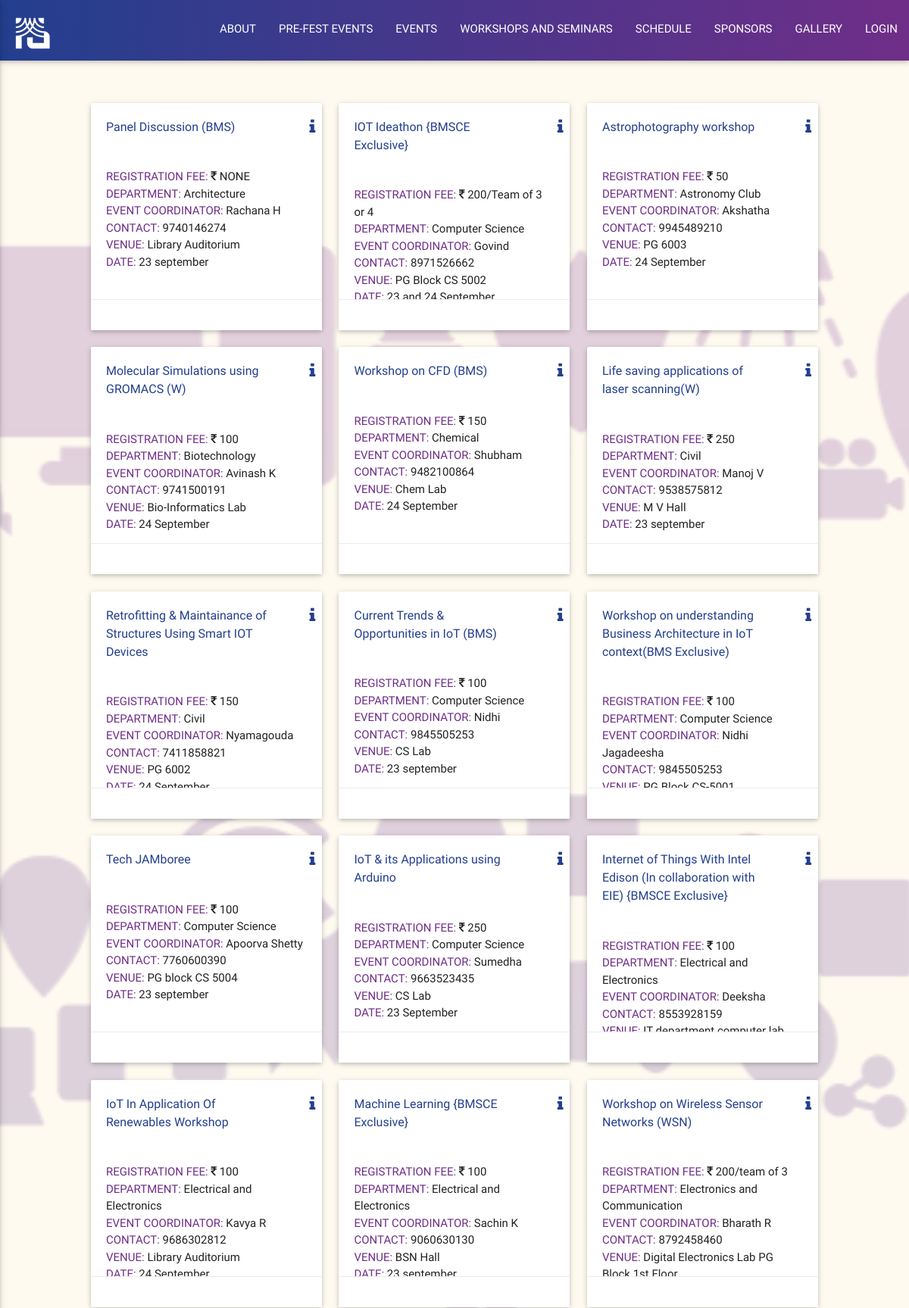
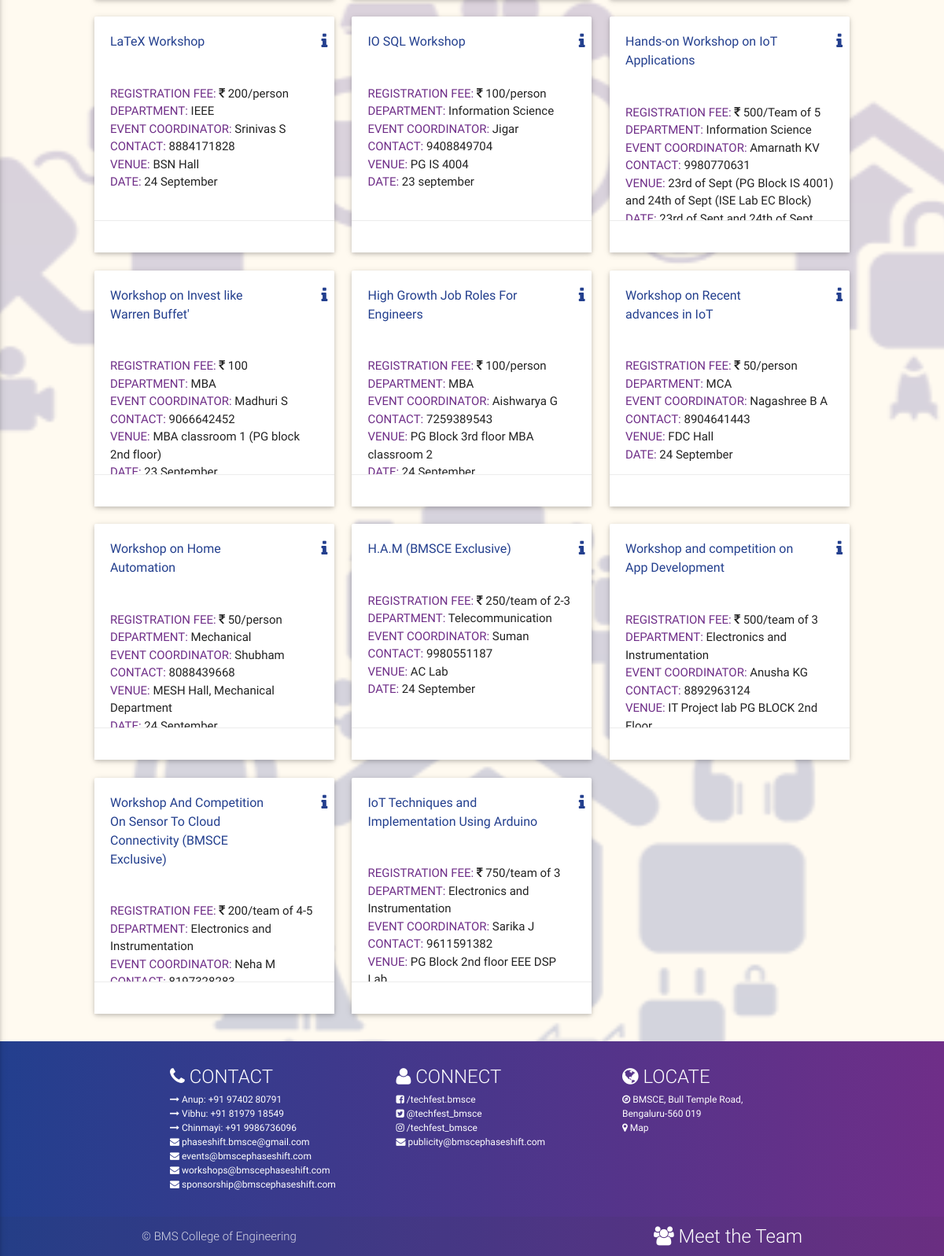
Screenshot of /workshops.php with the database file from the repository (2 pictures, top to bottom).
### tables this page shows
CREATE TABLE `events` (
  `ID` int(11) DEFAULT NULL,
  `EventName` varchar(255) NOT NULL,
  `RegFee` varchar(255) NOT NULL,
  `First` varchar(255) NOT NULL,
  `Second` varchar(255) NOT NULL,
  `Coordinator` varchar(255) NOT NULL,
  `Contact` varchar(255) NOT NULL,
  `Description` text NOT NULL,
  `Venue` varchar(255) NOT NULL,
  `Date` varchar(255) NOT NULL,
  `Type` varchar(255) NOT NULL,
  `Department` varchar(255) NOT NULL
);

### workshops.php (the view, shortened to what this page needs)
<?php
function eventDiv($event,$userEventsList)
{
$format = '<div class="col s12 m12 l4">
  <div class="card small sticky-action event-card">
    <div class="card-content">
      <div class="activator grey-text text-darken-4 row">
        <div class="col l10 m10 s10">
          <span class="event-head">'.$event[1].'</span>
        </div>
        <div class="event-info">
          <i class="fa fa-info right event-info-icon" aria-hidden="true"></i>
        </div>
      </div>
      <div class="row">
        <div class="col l12 m12 s12">
            <br>
            <span class="event-desc">REGISTRATION FEE:</span> <i class="fa fa-inr" aria-hidden="true"></i> '.$event[2].'<br>
            <span class="event-desc">DEPARTMENT:</span> '.$event[11].'<br>
            <span class="event-desc">EVENT COORDINATOR:</span> '.$event[5].'<br>
            <span class="event-desc">CONTACT:</span> '.$event[6].'<br>
            <span class="event-desc">VENUE:</span> '.$event[8].'<br>
            <span class="event-desc">DATE:</span> '.$event[9].'
        </div>
      </div>
    </div>
    <div class="card-action card-grad">';
    $format.='</div>
    <div class="card-reveal">
      <span class="card-title grey-text text-darken-4">RULES:<i class="fa fa-times right event-info-icon" aria-hidden="true"></i></span>
      <p>'.$event[7].'</p>';
      if ($event[3] != 'Nil') {
        $format .= '<span class="event-desc">FIRST PLACE:</span> <i class="fa fa-inr" aria-hidden="true"></i> '.$event[2].'<br>';
      }
      if ($event[4] != 'Nil') {
        $format .=  '<span class="event-desc">SECOND PLACE:</span> <i class="fa fa-inr" aria-hidden="true"></i> '.$event[3].'<br>';
      }
      $format .= '</div></div></div>';
      return $format;
}
 ?>
<!DOCTYPE html>
<html>
  <head>
    <link rel="stylesheet" href="./css/materialize.min.css">
    <link rel="stylesheet" href="./css/common.css">
    <link rel="stylesheet" href="./css/font-awesome.min.css" media="screen" title="no title" charset="utf-8">
  </head>
  <body>
    <?php include 'header.php'; ?>
    <div class="container pre-container">
      <div class="row row-cards">
        <?php
            $conn = new PDO("mysql:host=localhost;dbname=ps2016","bmscehosting","webAdminps2016");
            $conn->setAttribute(PDO::ATTR_ERRMODE,PDO::ERRMODE_EXCEPTION);
            $stmt = $conn->prepare('SELECT * FROM events WHERE Type = :Type ORDER BY id');
            $stmt->execute(array(
              'Type'   =>   'Seminar and Competition'
            ));
            $row = $stmt->fetchAll();
            $userEventsList=array();
            $userEventsList = array_values($userEventsList);
            foreach ($row as $event) {
              echo eventDiv($event,$userEventsList);
            }
            $stmt->execute(array(
              'Type'   =>   'Workshop'
            ));
            $row = $stmt->fetchAll();
            $userEventsList=array();
            $userEventsList = array_values($userEventsList);
            foreach ($row as $event) {
              echo eventDiv($event,$userEventsList);
            }
            $stmt->execute(array(
              'Type'   =>   'Seminar'
            ));
            $row = $stmt->fetchAll();
            $userEventsList=array();
            $userEventsList = array_values($userEventsList);
            foreach ($row as $event) {
              echo eventDiv($event,$userEventsList);
            }
         ?>
       </div>
    </div>
    <?php include 'footer.php'; ?>
  </body>
</html>

### header.php (shortened to what this page needs)
<div class="navbar-fixed nav-size ">
    <nav class="grad nav-size">
      <div class="nav-wrapper nav-container">
        <a href="./index.php" class="brand-logo ps-logo"></a>
        <ul class="right hide-on-med-and-down nav-list">
          <li><a href="about_us.php">ABOUT</a></li>
          <li><a href="pre_events.php">PRE-FEST EVENTS</a></li>
          <li><a href="events.php">EVENTS</a></li>
          <li><a href="workshops.php">WORKSHOPS AND SEMINARS</a></li>
          <li><a href="schedule.php">SCHEDULE</a></li>
          <li><a href="sponsors.php">SPONSORS</a></li>
          <li><a href="gallery.php">GALLERY</a></li>
          <?php
            if (isset($_SESSION['username'])) {
              echo '<li><a href="myAccount.php">MY ACCOUNT</a></li>';
            }else{
              echo '<li><a href="login.php">LOGIN</a></li>';
            }
           ?>
        </ul>
      </div>
    </nav>
</div>

### footer.php (shortened to what this page needs)
<footer class="page-footer grad" style="position:relative;">
       <div class="container footer-content">
         <div class="row">
           <div class="col s12 m12 l4">
             <h5 class="footer-heading"><i class="fa fa-phone" aria-hidden="true"></i> CONTACT</h5>
             <ul class="footer-list">
               <li><i class="fa fa-long-arrow-right" aria-hidden="true"></i> Anup: +91 97402 80791</li>
               <li><i class="fa fa-long-arrow-right" aria-hidden="true"></i> Vibhu: +91 81979 18549</li>
               <li><i class="fa fa-long-arrow-right" aria-hidden="true"></i> Chinmayi: +91 9986736096</li>
               <li><i class="fa fa-envelope" aria-hidden="true"></i> phaseshift.bmsce@gmail.com</li>
               <li><i class="fa fa-envelope" aria-hidden="true"></i> events@bmscephaseshift.com</li>
               <li><i class="fa fa-envelope" aria-hidden="true"></i> workshops@bmscephaseshift.com</li>
               <li><i class="fa fa-envelope" aria-hidden="true"></i> sponsorship@bmscephaseshift.com</li>
           </ul>
           </div>
           <div class="col s12 m12 l4">
             <h5 class="footer-heading"><i class="fa fa-user" aria-hidden="true"></i> CONNECT</h5>
             <ul class="footer-list connect">
               <li><a href="https://www.facebook.com/techfest.bmsce" target="_blank"><i class="fa fa-facebook-square" aria-hidden="true"></i> /techfest.bmsce</a></li>
               <li><a href="https://twitter.com/techfest_bmsce" target="_blank"><i class="fa fa-twitter-square" aria-hidden="true"></i> @techfest_bmsce</a></li>
               <li><a href="https://www.instagram.com/techfest_bmsce/" target="_blank"><i class="fa fa-instagram" aria-hidden="true"></i> /techfest_bmsce</a></li>
               <li><i class="fa fa-envelope" aria-hidden="true"></i> publicity@bmscephaseshift.com</li>
           </ul>
           </div>
           <div class="col s12 m12 l4">
             <h5 class="footer-heading"><i class="fa fa-globe" aria-hidden="true"></i> LOCATE</h5>
             <ul class="footer-list connect">
               <li><i class="fa fa-compass" aria-hidden="true"></i> BMSCE, Bull Temple Road,<br> Bengaluru-560 019</li>
               <li><a href="https://www.google.co.in/maps/place/BMS+College+of+Engineering/@12.9417763,77.5639452,17z/data=!3m1!4b1!4m5!3m4!1s0x3bae158b11e34d2f:0x5f4adbdbab8bd80f!8m2!3d12.9417763!4d77.5661339" target="_blank"><i class="fa fa-map-marker" aria-hidden="true"></i> Map</a></li>
           </ul>
           </div>
           </div>
         </div>
         <div class="footer-copyright">
            <div class="container">
             © BMS College of Engineering
             <a class="modal-trigger right" href="#modal1" style="font-size:x-large; color:white;"> <i class="fa fa-users" aria-hidden="true"></i> Meet the Team</a>
           </div>
         </div>
     </footer>

### css/common.css (style rules this page uses)
body { overflow-x: hidden; }
.ps-logo { margin-left: 0.5%; background-image: url("../images/Logo_white.png"); width: 100px; height: 100%; background-repeat: no-repeat; }
.grad { background: -webkit-linear-gradient(left, rgba(35,63,142,1), rgba(111,46,136,1)); background: -o-linear-gradient(left, rgba(35,63,142,1), rgba(111,46,136,1)); background: linear-gradient(left, rgba(35,63,142,1), rgba(111,46,136,1)); background: -moz-linear-gradient(left, rgba(35,63,142,1), rgba(111,46,136,1)); }
.nav-list { margin-top: 0.8%; }
.nav-list>li { margin-top: -2%; }
.nav-list >li>a { height: 85px; padding-top: 15px; }
.event-desc { color: rgb(111,46,136); }
.event-head { color: rgb(35,63,142); font-size: 16px; }
.event-info { color: rgb(35,63,142); font-size: 22px; }
body { font-family: 'Roboto', 'Helvetica Neue', Arial, sans-serif; background: floralwhite; }
footer { position:relative; }
.footer-content { margin-left: 18%; padding-right: 0%; }
.footer-list { text-decoration: none; color: white; font-size: 1vw; margin-top: -1%; }
.footer-list >li > a { text-decoration: none; color: white; }
.footer-heading { color: white; font-weight: 300; font-size: 2vw; }
a { color: rgba(111,46,136,1); }
.nav-size { height: 80px; }
.row-cards { margin-top: 5%; }
.pre-container { width: 80%; }

### rows the page displays
events: EventName "Panel Discussion (BMS)", RegFee "NONE", Department "Architecture", Coordinator "Rachana H", Contact "9740146274", Venue "Library Auditorium", Date "23 september"
events: EventName "IOT Ideathon {BMSCE Exclusive}", RegFee "200/Team of 3 or 4", Department "Computer Science", Coordinator "Govind", Contact "8971526662", Venue "PG Block CS 5002", Date "23 and 24 September"
events: EventName "Astrophotography workshop", RegFee "50", Department "Astronomy Club", Coordinator "Akshatha", Contact "9945489210", Venue "PG 6003", Date "24 September"
events: EventName "Molecular Simulations using GROMACS (W)", RegFee "100", Department "Biotechnology", Coordinator "Avinash K", Contact "9741500191", Venue "Bio-Informatics Lab", Date "24 September"
events: EventName "Workshop on CFD (BMS)", RegFee "150", Department "Chemical", Coordinator "Shubham", Contact "9482100864", Venue "Chem Lab", Date "24 September"
events: EventName "Life saving applications of laser scanning(W)", RegFee "250", Department "Civil", Coordinator "Manoj V", Contact "9538575812", Venue "M V Hall", Date "23 september"
events: EventName "Retrofitting & Maintainance of Structures Using Smart IOT Devices", RegFee "150", Department "Civil", Coordinator "Nyamagouda", Contact "7411858821", Venue "PG 6002", Date "24 September"
events: EventName "Current Trends & Opportunities in IoT (BMS)", RegFee "100", Department "Computer Science", Coordinator "Nidhi", Contact "9845505253", Venue "CS Lab", Date "23 september"
events: EventName "Workshop on understanding Business Architecture in IoT context(BMS Exclusive)", RegFee "100", Department "Computer Science", Coordinator "Nidhi Jagadeesha", Contact "9845505253", Venue "PG Block CS-5001"
events: EventName "Tech JAMboree", RegFee "100", Department "Computer Science", Coordinator "Apoorva Shetty", Contact "7760600390", Venue "PG block CS 5004", Date "23 september"
events: EventName "IoT & its Applications using Arduino", RegFee "250", Department "Computer Science", Coordinator "Sumedha", Contact "9663523435", Venue "CS Lab", Date "23 September"
events: EventName "Internet of Things With Intel Edison (In collaboration with EIE) {BMSCE Exclusive}", RegFee "100", Department "Electrical and Electronics", Coordinator "Deeksha", Contact "8553928159", Venue "IT department computer lab"
events: EventName "IoT In Application Of Renewables Workshop", RegFee "100", Department "Electrical and Electronics", Coordinator "Kavya R", Contact "9686302812", Venue "Library Auditorium", Date "24 September"
events: EventName "Machine Learning {BMSCE Exclusive}", RegFee "100", Department "Electrical and Electronics", Coordinator "Sachin K", Contact "9060630130", Venue "BSN Hall", Date "23 september"
events: EventName "Workshop on Wireless Sensor Networks (WSN)", RegFee "200/team of 3", Department "Electronics and Communication", Coordinator "Bharath R", Contact "8792458460", Venue "Digital Electronics Lab PG Block 1st Floor"
events: EventName "LaTeX Workshop", RegFee "200/person", Department "IEEE", Coordinator "Srinivas S", Contact "8884171828", Venue "BSN Hall", Date "24 September"
events: EventName "IO SQL Workshop", RegFee "100/person", Department "Information Science", Coordinator "Jigar", Contact "9408849704", Venue "PG IS 4004", Date "23 september"
events: EventName "Hands-on Workshop on IoT Applications", RegFee "500/Team of 5", Department "Information Science", Coordinator "Amarnath KV", Contact "9980770631", Venue "23rd of Sept (PG Block IS 4001) and 24th of Sept (ISE Lab EC Block)", Date "23rd of Sept and 24th of Sept"
events: EventName "Workshop on Invest like Warren Buffet'", RegFee "100", Department "MBA", Coordinator "Madhuri S", Contact "9066642452", Venue "MBA classroom 1 (PG block 2nd floor)", Date "23 September"
events: EventName "High Growth Job Roles For Engineers", RegFee "100/person", Department "MBA", Coordinator "Aishwarya G", Contact "7259389543", Venue "PG Block 3rd floor MBA classroom 2", Date "24 September"
events: EventName "Workshop on Recent advances in IoT", RegFee "50/person", Department "MCA", Coordinator "Nagashree B A", Contact "8904641443", Venue "FDC Hall", Date "24 September"
events: EventName "Workshop on Home Automation", RegFee "50/person", Department "Mechanical", Coordinator "Shubham", Contact "8088439668", Venue "MESH Hall, Mechanical Department", Date "24 September"
events: EventName "H.A.M (BMSCE Exclusive)", RegFee "250/team of 2-3", Department "Telecommunication", Coordinator "Suman", Contact "9980551187", Venue "AC Lab", Date "24 September"
events: EventName "Workshop and competition on App Development", RegFee "500/team of 3", Department "Electronics and Instrumentation", Coordinator "Anusha KG", Contact "8892963124", Venue "IT Project lab PG BLOCK 2nd Floor"
events: EventName "Workshop And Competition On Sensor To Cloud Connectivity (BMSCE Exclusive)", RegFee "200/team of 4-5", Department "Electronics and Instrumentation", Coordinator "Neha M"
events: EventName "IoT Techniques and Implementation Using Arduino", RegFee "750/team of 3", Department "Electronics and Instrumentation", Coordinator "Sarika J", Contact "9611591382", Venue "PG Block 2nd floor EEE DSP Lab"
